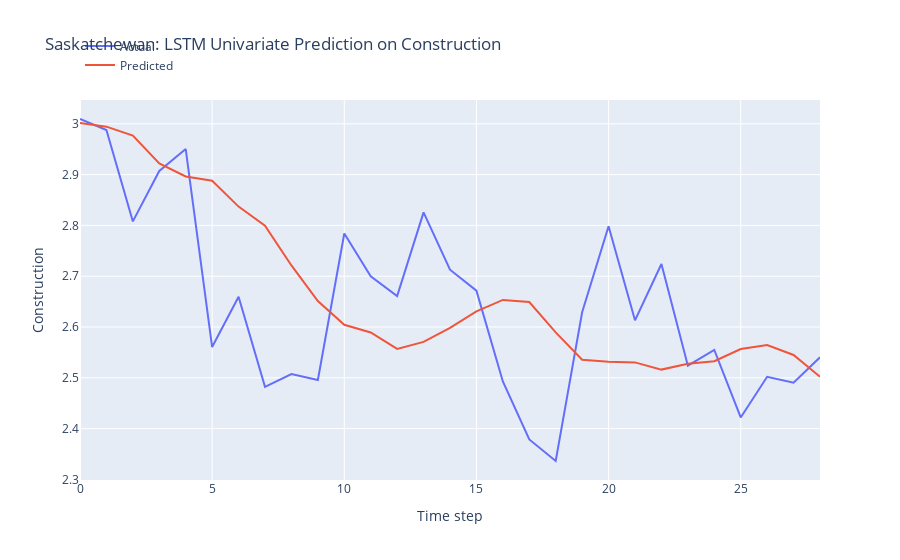

The cell this chart's notebook holds for it:
### Markdown cell above
LSTM Model Development

### Code cell
n_features = 1
X_train = X_train.reshape(X_train.shape[0], X_train.shape[1], n_features)

# define model
model = Sequential()
model.add(LSTM(50, activation='relu', input_shape=(n_steps, n_features)))
model.add(Dense(1))

# model = Sequential()
# model.add(LSTM(100, activation='relu', input_shape=(n_steps, n_features), kernel_regularizer=L2(0.001), return_sequences=True))
# model.add(LSTM(50, activation='relu', kernel_regularizer=L2(0.01)))
# model.add(Dense(1))

def r_squared(y_true, y_pred):
    SS_res =  K.sum(K.square(y_true - y_pred)) 
    SS_tot = K.sum(K.square(y_true - K.mean(y_true))) 
    return ( 1 - SS_res/(SS_tot + K.epsilon()) )

# Compile the model
model.compile(optimizer='adam', 
              loss='mse',
              metrics=[r_squared])

early_stopping = EarlyStopping(monitor='loss', patience=5, restore_best_weights=True)

# fit model
history = model.fit(X_train, y_train, 
          epochs = 20,
          batch_size = 32,
          verbose = 0,
          callbacks=[early_stopping])

# Obtain the MSE and R-squared from the last epoch
last_epoch_mse = history.history['loss'][-1]
last_epoch_r_squared = history.history['r_squared'][-1]

# Print the MSE and R-squared
print("Mean Squared Error (MSE) from the last epoch:", last_epoch_mse)
print("R-squared from the last epoch:", last_epoch_r_squared)

# plot loss and r2 score
plt.figure(figsize=(10, 6))

# Plot train loss
plt.plot(history.history['loss'], label='Train Loss')

# Plot train R-squared score
plt.plot(history.history['r_squared'], label='Train R2')

plt.title('Model Training Loss and R-squared Score')
plt.xlabel('Epochs')
plt.ylabel('Value')
plt.legend()
plt.grid(True)
plt.show()

# Evaluate the model
loss = model.evaluate(X_test, y_test)
print("MSE and R_squared:", loss)

# make prediction on test data
X_test = X_test.reshape(X_test.shape[0], X_test.shape[1], n_features)
y_pred = model.predict(X_test)

# Print the first 5 predictions and actual values
print("Predictions:")
flattened_predictions = [pred[0] for pred in y_pred[:10]]
print(flattened_predictions)
# print(y_pred[:10].tolist())
print("Actual values:")
rounded_actual_values = [round(value, len(str(prediction).split('.')[1])) for value, prediction in zip(y_test[:10], flattened_predictions)]
print(rounded_actual_values)

# plot the actual and predicted values for test data
trace1 = go.Scatter(x=np.arange(len(y_test)), y=y_test.flatten(), mode='lines', name='Actual')
trace2 = go.Scatter(x=np.arange(len(y_pred)), y=y_pred.flatten(), mode='lines', name='Predicted')

# Create layout
layout = go.Layout(
    title='Saskatchewan: LSTM Univariate Prediction on Construction',
    xaxis=dict(title='Time step'),
    yaxis=dict(title='Construction'),
    legend=dict(x=0, y=1.18)
)

# Create figure
fig = go.Figure(data=[trace1, trace2], layout=layout)

# Show plot
fig.show()

### Figure 1 — Plotly figure (JSON) as saved in the notebook; plotly's stock layout.template omitted (floating-point values rounded to 4 significant figures)
{"data": [{"mode": "lines", "name": "Actual", "type": "scatter", "x": [0, 1, 2, 3, 4, 5, 6, 7, 8, 9, 10, 11, 12, 13, 14, 15, 16, 17, 18, 19, 20, 21, 22, 23, 24, 25, 26, 27, 28], "y": [3.009, 2.988, 2.808, 2.907, 2.95, 2.561, 2.66, 2.482, 2.507, 2.496, 2.784, 2.7, 2.661, 2.826, 2.713, 2.672, 2.493, 2.379, 2.336, 2.629, 2.798, 2.613, 2.724, 2.524, 2.555, 2.422, 2.502, 2.49, 2.54]}, {"mode": "lines", "name": "Predicted", "type": "scatter", "x": [0, 1, 2, 3, 4, 5, 6, 7, 8, 9, 10, 11, 12, 13, 14, 15, 16, 17, 18, 19, 20, 21, 22, 23, 24, 25, 26, 27, 28], "y": [3.002, 2.994, 2.977, 2.922, 2.896, 2.888, 2.837, 2.8, 2.721, 2.651, 2.604, 2.589, 2.557, 2.571, 2.598, 2.631, 2.653, 2.649, 2.59, 2.536, 2.532, 2.53, 2.516, 2.528, 2.533, 2.557, 2.565, 2.545, 2.502]}], "layout": {"legend": {"x": 0, "y": 1.18}, "title": {"text": "Saskatchewan: LSTM Univariate Prediction on Construction"}, "xaxis": {"title": {"text": "Time step"}}, "yaxis": {"title": {"text": "Construction"}}}}
